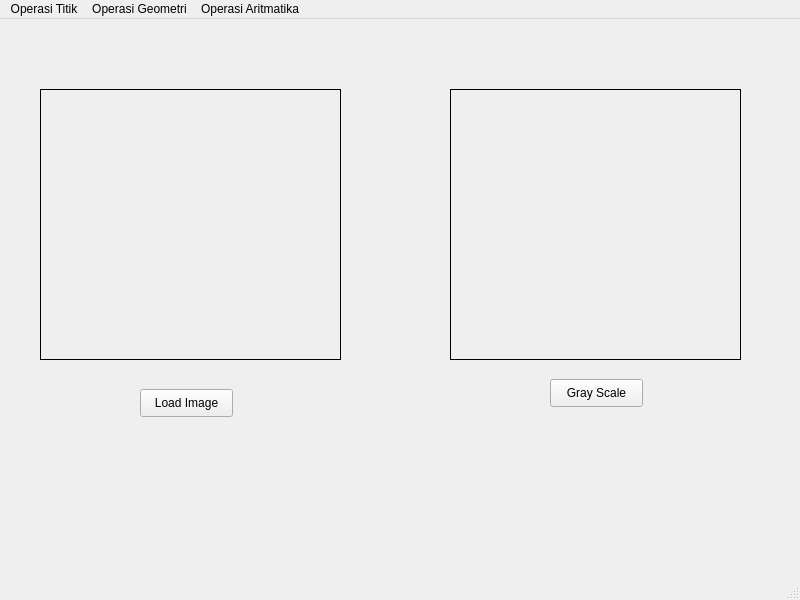
<?xml version="1.0" encoding="UTF-8"?>
<ui version="4.0">
 <class>MainWindow</class>
 <widget class="QMainWindow" name="MainWindow">
  <property name="geometry">
   <rect>
    <x>0</x>
    <y>0</y>
    <width>800</width>
    <height>600</height>
   </rect>
  </property>
  <property name="windowTitle">
   <string>MainWindow</string>
  </property>
  <widget class="QWidget" name="centralwidget">
   <widget class="QLabel" name="imgLabel">
    <property name="geometry">
     <rect>
      <x>40</x>
      <y>70</y>
      <width>301</width>
      <height>271</height>
     </rect>
    </property>
    <property name="frameShape">
     <enum>QFrame::Box</enum>
    </property>
    <property name="text">
     <string/>
    </property>
   </widget>
   <widget class="QPushButton" name="loadButton">
    <property name="geometry">
     <rect>
      <x>140</x>
      <y>370</y>
      <width>93</width>
      <height>28</height>
     </rect>
    </property>
    <property name="text">
     <string>Load Image</string>
    </property>
   </widget>
   <widget class="QLabel" name="hasilLabel">
    <property name="geometry">
     <rect>
      <x>450</x>
      <y>70</y>
      <width>291</width>
      <height>271</height>
     </rect>
    </property>
    <property name="frameShape">
     <enum>QFrame::Box</enum>
    </property>
    <property name="text">
     <string/>
    </property>
   </widget>
   <widget class="QPushButton" name="grayButton">
    <property name="geometry">
     <rect>
      <x>550</x>
      <y>360</y>
      <width>93</width>
      <height>28</height>
     </rect>
    </property>
    <property name="text">
     <string>Gray Scale</string>
    </property>
   </widget>
  </widget>
  <widget class="QMenuBar" name="menubar">
   <property name="geometry">
    <rect>
     <x>0</x>
     <y>0</y>
     <width>800</width>
     <height>26</height>
    </rect>
   </property>
   <widget class="QMenu" name="menuOperasi_Titik">
    <property name="title">
     <string>Operasi Titik</string>
    </property>
    <addaction name="actionBrightness"/>
    <addaction name="actionSimple_Contrast"/>
    <addaction name="actionContrast_Stretching"/>
    <addaction name="actionNegative_Image"/>
    <addaction name="actionBiner_Image"/>
    <addaction name="actionHistogram_Gray"/>
    <addaction name="actionHistogram_RGB"/>
    <addaction name="actionHistogram_Equilization"/>
   </widget>
   <widget class="QMenu" name="menuOperasi_Geometri">
    <property name="title">
     <string>Operasi Geometri</string>
    </property>
    <widget class="QMenu" name="menuRotasi">
     <property name="title">
      <string>Rotasi</string>
     </property>
     <addaction name="actionMin45_deg"/>
     <addaction name="action45_deg"/>
     <addaction name="actionMin90_deg"/>
     <addaction name="action90_deg"/>
     <addaction name="action180_deg"/>
    </widget>
    <widget class="QMenu" name="menuResize">
     <property name="title">
      <string>Resize</string>
     </property>
     <addaction name="actionzoom_in"/>
     <addaction name="actionzoom_out"/>
     <addaction name="actionskew"/>
    </widget>
    <addaction name="actionTranslation"/>
    <addaction name="menuRotasi"/>
    <addaction name="menuResize"/>
    <addaction name="actionCrop_2"/>
   </widget>
   <widget class="QMenu" name="menuOperasi_Aritmatika">
    <property name="title">
     <string>Operasi Aritmatika</string>
    </property>
    <addaction name="actionAdd"/>
    <addaction name="actionSubtract"/>
   </widget>
   <addaction name="menuOperasi_Titik"/>
   <addaction name="menuOperasi_Geometri"/>
   <addaction name="menuOperasi_Aritmatika"/>
  </widget>
  <widget class="QStatusBar" name="statusbar"/>
  <action name="actionBrightness">
   <property name="text">
    <string>Brightness</string>
   </property>
  </action>
  <action name="actionSimple_Contrast">
   <property name="text">
    <string>Contrast</string>
   </property>
  </action>
  <action name="actionContrast_Stretching">
   <property name="text">
    <string>Contrast Stretching</string>
   </property>
  </action>
  <action name="actionNegative_Image">
   <property name="text">
    <string>Negative Image</string>
   </property>
  </action>
  <action name="actionBiner_Image">
   <property name="text">
    <string>Biner Image</string>
   </property>
  </action>
  <action name="actionHistogram_Gray">
   <property name="text">
    <string>Histogram Grayscale</string>
   </property>
  </action>
  <action name="actionHistogram_RGB">
   <property name="text">
    <string>Histogram RGB</string>
   </property>
  </action>
  <action name="actionHistogram_Equilization">
   <property name="text">
    <string>Histogram Equilization</string>
   </property>
  </action>
  <action name="actionOperasi_Geometri">
   <property name="text">
    <string>Operasi Geometri</string>
   </property>
  </action>
  <action name="actionTranslasi">
   <property name="text">
    <string>Translasi</string>
   </property>
  </action>
  <action name="actionTranslation">
   <property name="text">
    <string>Translasi</string>
   </property>
  </action>
  <action name="action_45_derajat">
   <property name="text">
    <string>-45 derajat</string>
   </property>
  </action>
  <action name="action45_derajat">
   <property name="text">
    <string>45 derajat</string>
   </property>
  </action>
  <action name="action_90_derajat">
   <property name="text">
    <string>-90 derajat</string>
   </property>
  </action>
  <action name="action90_derajat">
   <property name="text">
    <string>90 derajat</string>
   </property>
  </action>
  <action name="action180_derajat">
   <property name="text">
    <string>180 derajat</string>
   </property>
  </action>
  <action name="actionZoom_in">
   <property name="text">
    <string>Zoom-in</string>
   </property>
  </action>
  <action name="actionZoom_out">
   <property name="text">
    <string>Zoom-out</string>
   </property>
  </action>
  <action name="actionSkew">
   <property name="text">
    <string>Skew</string>
   </property>
  </action>
  <action name="actionCrop">
   <property name="text">
    <string>Crop</string>
   </property>
  </action>
  <action name="actionMin45_deg">
   <property name="text">
    <string>-45 derajat</string>
   </property>
  </action>
  <action name="action45_deg">
   <property name="text">
    <string>45 derajat</string>
   </property>
  </action>
  <action name="actionMin90_deg">
   <property name="text">
    <string>-90 derajat</string>
   </property>
  </action>
  <action name="action90_deg">
   <property name="text">
    <string>90 derajat</string>
   </property>
  </action>
  <action name="action180_deg">
   <property name="text">
    <string>180 derajat</string>
   </property>
  </action>
  <action name="actionCrop_2">
   <property name="text">
    <string>Crop</string>
   </property>
  </action>
  <action name="actionzoom_in">
   <property name="text">
    <string>zoom-in</string>
   </property>
  </action>
  <action name="actionzoom_out">
   <property name="text">
    <string>zoom-out</string>
   </property>
  </action>
  <action name="actionskew">
   <property name="text">
    <string>skew</string>
   </property>
  </action>
  <action name="actionAdd">
   <property name="text">
    <string>add</string>
   </property>
  </action>
  <action name="actionSubtract">
   <property name="text">
    <string>substract</string>
   </property>
  </action>
 </widget>
 <resources/>
 <connections/>
</ui>
